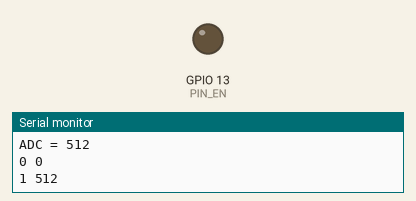
Simulated run of this sketch. Board: ESP8266 (NodeMCU). Shown: output pins drawn as LEDs (lit = HIGH), the last lines printed to the serial monitor. WiFi joins after 1.5 s; servers stay silent unless stated. At 1.7 s the program puts the board to deep sleep or switches it off; the recording ends there.

Above: at 0.1 s.
At 1.6 s:
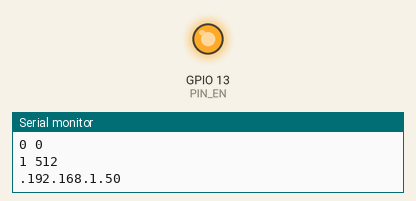
Timing chart, 0 to 1.7 s (numbered marks = the images above):
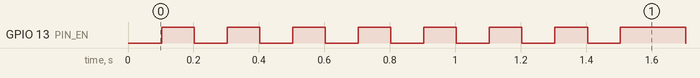

Measured:
- by itself, GPIO 13 (PIN_EN): goes 6 × (LOW 0.10 s, HIGH 0.10 s), LOW 0.10 s, HIGH 0.20 s, then LOW

The sketch:

example04m_le.ino
```cpp
// (licence header left out)
#include <ESP8266WiFi.h>                    // ESP8266用ライブラリ
extern "C" {
#include "user_interface.h"                 // ESP8266用の拡張IFライブラリ
}
#include <WiFiUdp.h>                        // UDP通信を行うライブラリ
#define PIN_EN 13                           // IO 13(5番ピン)をセンサ用の電源に
#define SSID "1234ABCD"                     // 無線LANアクセスポイントのSSID
#define PASS "password"                     // パスワード
#define SENDTO "192.168.0.255"              // 送信先のIPアドレス
#define PORT 1024                           // 送信のポート番号
#define SLEEP_P 59*1000000ul                // スリープ時間 59秒(uint32_t)
#define SLEEP_N 30                          // 最長スリープ時間 SLEEP_P×SLEEP_N
void sleep();

int adc;                                    // 整数型変数adcを定義
extern int WAKE_COUNT;

void setup(){                               // 起動時に一度だけ実行する関数
    int waiting=0;                          // アクセスポイント接続待ち用
    int mem;                                // RTCメモリからの数値データ保存用
    pinMode(PIN_EN,OUTPUT);                 // センサ用の電源を出力に
    digitalWrite(PIN_EN,HIGH);              // センサ用の電源をONに
    Serial.begin(9600);                     // 動作確認のためのシリアル出力開始
    Serial.println("Example 04 LE");        // 「Example 04」をシリアル出力表示
    adc = system_adc_read();                // AD変換器から値を取得
    digitalWrite(PIN_EN,LOW);               // センサ用の電源をOFFに
    Serial.print("ADC = ");
    Serial.println(adc);                    // 取得値をシリアル出力表示
    mem = readRtcInt();                     // RTCメモリからの読みとる
    if(WAKE_COUNT%SLEEP_N){                 // SLEEP_Nが0以外の時に以下を実行
        if( mem ) mem = adc * 100 / mem;    // メモリ値に対するAD変換値を算出
        if( mem>95 && mem<105 ) sleep();    // メモリ値と近い場合にスリープ
    }
    writeRtcInt(adc);                       // AD変換値をRTCメモリへ保存
    WiFi.mode(WIFI_STA);                    // 無線LANをSTAモードに設定
    WiFi.begin(SSID,PASS);                  // 無線LANアクセスポイントへ接続
    while(WiFi.status() != WL_CONNECTED){   // 接続に成功するまで待つ
        delay(100);                         // 待ち時間処理
        waiting++;                          // 待ち時間カウンタを1加算する
        digitalWrite(PIN_EN,waiting%2);     // LED(EN信号)の点滅
        if(waiting%10==0)Serial.print('.'); // 進捗表示
        if(waiting > 300) sleep();          // 300回(30秒)を過ぎたらスリープ
    }
    Serial.println(WiFi.localIP());         // 本機のIPアドレスをシリアル出力
}

void loop() {
    WiFiUDP udp;                            // UDP通信用のインスタンスを定義
    udp.beginPacket(SENDTO, PORT);          // UDP送信先を設定
    udp.println(adc);                       // 変数adcの値を送信
    udp.endPacket();                        // UDP送信の終了(実際に送信する)
    delay(200);                             // 送信待ち時間
    sleep();
}

void sleep(){
    digitalWrite(PIN_EN,LOW);               // LED(EN信号)の消灯
    ESP.deepSleep(SLEEP_P,WAKE_RF_DEFAULT); // スリープモードへ移行する
    while(1){                               // 繰り返し処理
        delay(100);                         // 100msの待ち時間処理
    }                                       // 繰り返し中にスリープへ移行
}
```

rtc_mem.ino
```cpp
/*******************************************************************************
RTC内のメモリの読み書きドライバ(整数値)

下記のウェブサイトの情報に基づいて作成しました。

http://jiwashin.blogspot.jp/2016/07/esp30.html
https://lowreal.net/2016/01/10/1
*******************************************************************************/
//#define DEBUG
#define kOffset         65
int WAKE_COUNT;

struct RtcStorage{
    char iot[4];
    int count;
    int data;
};

#ifdef DEBUG
void printRtcInt(char *iot,int count, int data,int size){
    Serial.print("Ident = "); Serial.print(iot);
    Serial.print(", Count = "); Serial.print(count);
    Serial.print(", Value = "); Serial.print(data);
    Serial.print(", Size  = "); Serial.println(size);
}
#endif

int readRtcInt(){
    struct RtcStorage mem_init={"IoT",0,0};
    struct RtcStorage mem_read={"...",0,0};
    bool ok;

    ok = system_rtc_mem_read(kOffset, &mem_read, sizeof(mem_read));
    #ifdef DEBUG
        Serial.println("Read from RTC Memory");
        printRtcInt(mem_read.iot, mem_read.count, mem_read.data, sizeof(mem_read));
    #else
        Serial.print(mem_read.count); Serial.print(" ");
        Serial.println(mem_read.data);
    #endif
    if(!ok || strncmp(mem_init.iot,mem_read.iot,3) ){
        #ifdef DEBUG
            Serial.println("Initializing...");
            printRtcInt(mem_init.iot, mem_init.count, mem_init.data, sizeof(mem_init));
        #endif
        ok=system_rtc_mem_write(kOffset, &mem_init, sizeof(mem_init));
        mem_read.count=1;
        if (!ok) Serial.println("readRtcInt : write fail");
    }else{
        mem_read.count++;
        ok = system_rtc_mem_write(kOffset, &mem_read, 4 + sizeof(int) );
        if (!ok) Serial.println("readRtcInt : write fail");
    }
    WAKE_COUNT=mem_read.count;
    return mem_read.data;
}

bool writeRtcInt(int in) {
    struct RtcStorage mem={"IoT",WAKE_COUNT,in};
    bool ok;

    #ifdef DEBUG
        Serial.println("Write to RTC Memory");
        printRtcInt(mem.iot, mem.count, mem.data, sizeof(mem));
    #else
        Serial.print(mem.count); Serial.print(" ");
        Serial.println(mem.data);
    #endif
    ok = system_rtc_mem_write(kOffset, &mem, sizeof(mem));
    if(!ok) Serial.println("Error : writeRtcInt : system_rtc_mem_write fail");
    return ok;
}
```
